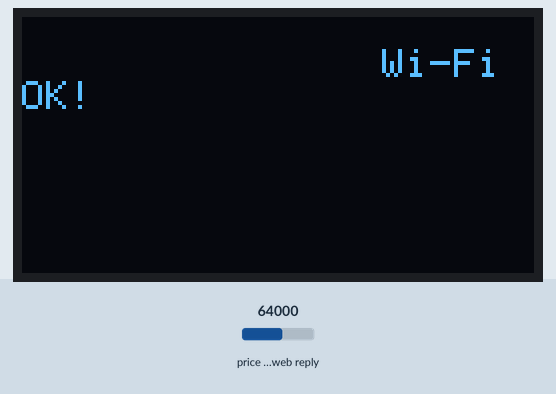
This sketch was run on a simulated ESP32. Parts: 128×64 one-colour display. The test bench sets the inputs (shaded band); at power-on: price in the web reply 64000. WiFi joins after 1.5 s; servers stay silent unless stated; web services answer with replies made up by the test bench.

Above: at 1.7 s.
At 4.8 s:
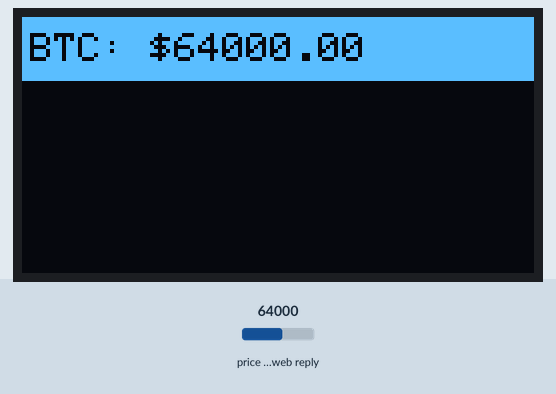
4.9 s: price in the web reply set to 21580
At 10.5 s:
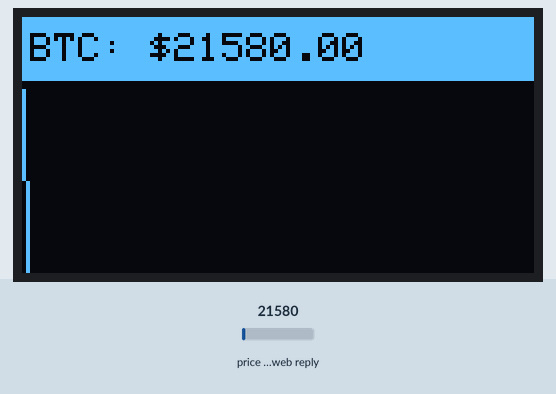
15.5 s: price in the web reply set to 39750
At 20.9 s:
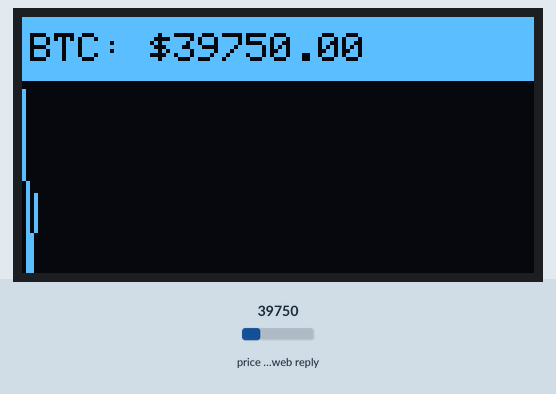
26.1 s: price in the web reply set to 59500
At 31.3 s:
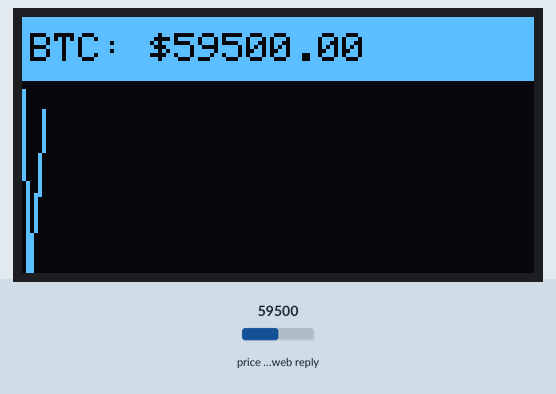
Timing chart, 0 to 32.8 s (numbered marks = the images above; inputs shaded):
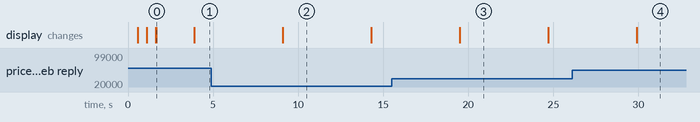

The sketch:

crypto_ticker.ino
```cpp
// ============================================================
//  LIVE CRYPTO TICKER (Wi-Fi + HTTP)
//  ESP32 + SSD1306 128x64 OLED
// ============================================================
//  - Se conecta a tu red Wi-Fi
//  - Hace una petición HTTPS a la API pública de Binance
//  - Grafica el historial del precio de Bitcoin en tiempo real
// ============================================================

#include <WiFi.h>
#include <HTTPClient.h>
#include <Wire.h>
#include <Adafruit_GFX.h>
#include <Adafruit_SSD1306.h>

#define SCR_W 128
#define SCR_H 64
#define OLED_RESET -1
#define OLED_ADDR  0x3C
Adafruit_SSD1306 display(SCR_W, SCR_H, &Wire, OLED_RESET);

// --- CAMBIA ESTO POR TU RED WIFI ---
const char* ssid = "TU_WIFI_AQUI";
const char* password = "TU_PASSWORD_AQUI";
// -----------------------------------

const char* apiBTC = "https://api.binance.com/api/v3/ticker/price?symbol=BTCUSDT";

float priceHistory[SCR_W];
int historyCount = 0;
unsigned long lastUpdate = 0;

void setup() {
  Serial.begin(115200);
  if (!display.begin(SSD1306_SWITCHCAPVCC, OLED_ADDR)) { while (1); }

  display.clearDisplay();
  display.setTextColor(SSD1306_WHITE);
  display.setTextSize(1);
  display.setCursor(0, 0);
  display.println(F("Conectando Wi-Fi..."));
  display.print(ssid);
  display.display();

  WiFi.begin(ssid, password);
  int dots = 0;
  while (WiFi.status() != WL_CONNECTED && dots < 30) {
    delay(500);
    display.print(".");
    display.display();
    dots++;
  }

  display.clearDisplay();
  if (WiFi.status() == WL_CONNECTED) {
    display.println(F("Wi-Fi OK!"));
  } else {
    display.println(F("ERROR Wi-Fi!"));
    display.println(F("Revisa las credenciales"));
    display.println(F("en el codigo."));
  }
  display.display();
  delay(2000);

  for(int i=0; i<SCR_W; i++) priceHistory[i] = 0;
}

float getBTCPrice() {
  if (WiFi.status() == WL_CONNECTED) {
    HTTPClient http;
    http.begin(apiBTC);
    int httpCode = http.GET();

    if (httpCode == 200) {
      String payload = http.getString();
      // Ejemplo de payload: {"symbol":"BTCUSDT","price":"68123.45"}
      int startIdx = payload.indexOf("\"price\":\"");
      if (startIdx != -1) {
        int endIdx = payload.indexOf("\"", startIdx + 9);
        String priceStr = payload.substring(startIdx + 9, endIdx);
        http.end();
        return priceStr.toFloat();
      }
    }
    http.end();
  }
  return 0;
}

void loop() {
  // Actualizar cada 5 segundos
  if (millis() - lastUpdate > 5000 || lastUpdate == 0) {
    float currentPrice = getBTCPrice();
    lastUpdate = millis();

    if (currentPrice > 0) {
      // Desplazar historial
      if (historyCount < SCR_W) {
        priceHistory[historyCount] = currentPrice;
        historyCount++;
      } else {
        for (int i = 0; i < SCR_W - 1; i++) {
          priceHistory[i] = priceHistory[i + 1];
        }
        priceHistory[SCR_W - 1] = currentPrice;
      }
    }

    // Dibujar pantalla
    display.clearDisplay();

    // 1. HUD Superior (Precio actual)
    display.fillRect(0, 0, SCR_W, 16, SSD1306_WHITE);
    display.setTextColor(SSD1306_BLACK);
    display.setTextSize(1);
    display.setCursor(2, 4);
    display.print(F("BTC: $"));
    display.print(currentPrice, 2);

    // 2. Gráfico Inferior
    if (historyCount > 1) {
      // Buscar min y max para escalar el gráfico
      float minP = priceHistory[0];
      float maxP = priceHistory[0];
      for (int i = 0; i < historyCount; i++) {
        if (priceHistory[i] < minP) minP = priceHistory[i];
        if (priceHistory[i] > maxP) maxP = priceHistory[i];
      }

      // Margen para que no toque los bordes
      if(maxP - minP < 10) { minP -= 10; maxP += 10; } // Evitar division por cero

      // Trazar línea
      for (int i = 0; i < historyCount - 1; i++) {
        int x0 = i;
        int y0 = map(priceHistory[i], minP, maxP, 63, 18);
        int x1 = i + 1;
        int y1 = map(priceHistory[i+1], minP, maxP, 63, 18);
        display.drawLine(x0, y0, x1, y1, SSD1306_WHITE);
      }
    }

    display.display();
  }
}
```

Measured:
- what the display in image 0 shows lasts 2.2 s, from 1.7 s to 3.9 s
